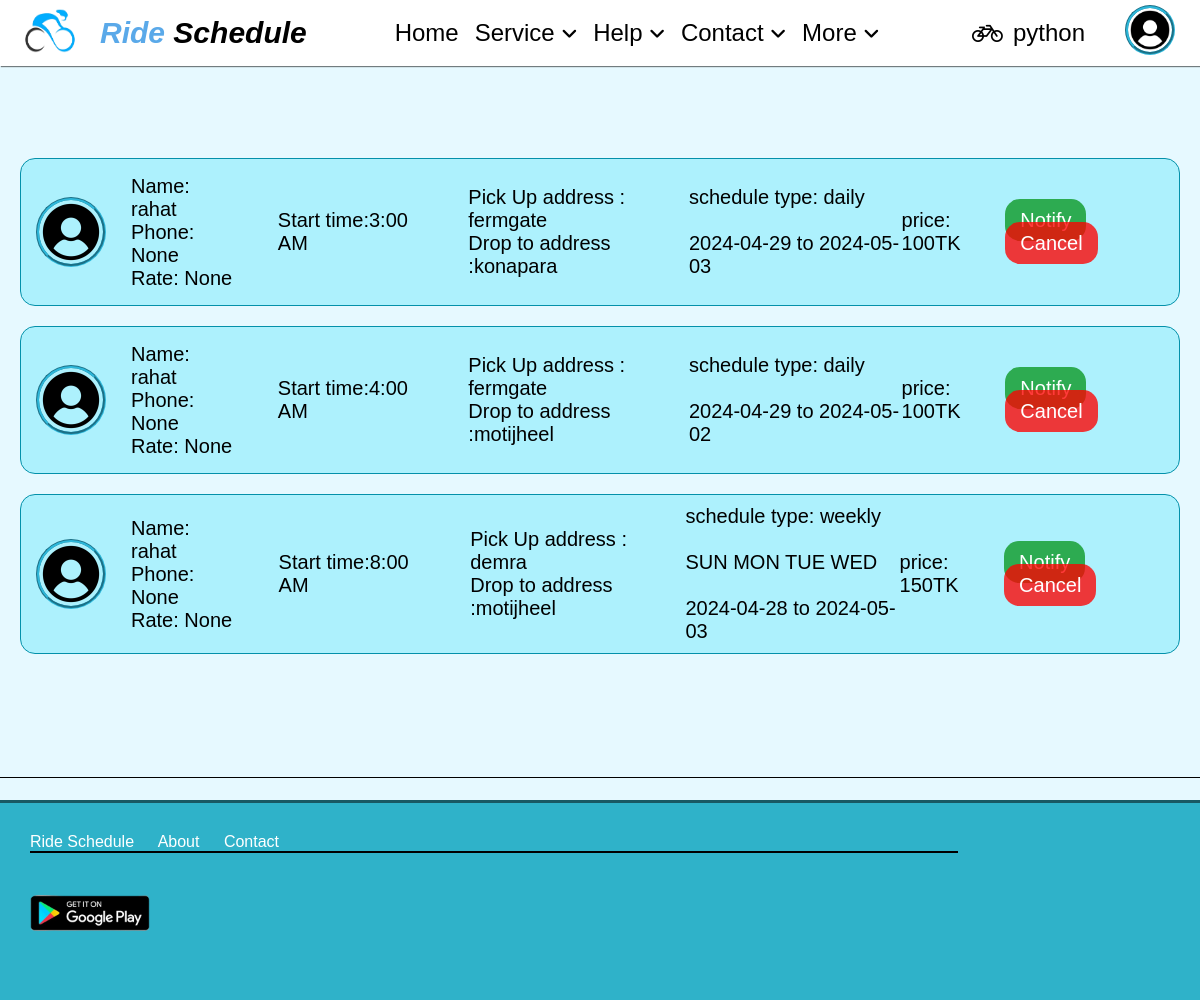
The app's page /allPostSchedule (signed in) with its own data.
### main/models.py (models this page shows, shortened)
class Schedule(models.Model):
    rider_id = models.ForeignKey(Profile,on_delete=models.CASCADE)
    driver_id = models.CharField(blank=True,null=True,max_length=20)
    pickUp_time = models.CharField(max_length=10)
    pickup_from = models.CharField(max_length=50)
    drop_to = models.CharField(max_length=50)
    pending = models.BooleanField(default=True)
    schedule_type = (
        ('daily','daily'),
        ('weekly', 'weekly'),
        ('monthly', 'monthly'),
        ('custom', 'custom'))
    type_of_schedule = models.CharField(max_length=10,choices=schedule_type,blank=True,null=True)
    price = models.IntegerField(blank=True, null=True)
    startDate = models.CharField(max_length=30,blank=True,null=True)
    endDate = models.CharField(max_length=30,blank=True,null=True)
    weeks = models.CharField(max_length=30,blank=True,null=True)

class Profile(models.Model):
    user = models.OneToOneField(User, on_delete=models.CASCADE, null=True, blank=True)
    phone = models.CharField(max_length=20,null=True,blank=True)
    address = models.TextField(null=True, blank=True)
    country = models.CharField(max_length=50,null=True,blank=True)
    rate = models.FloatField(null=True,blank=True)
    isRider = models.BooleanField(default=False)
    image = models.ImageField(upload_to='upload', null=True, blank=True)
    def __str__(self):
        return self.user.username

### main/views.py (the view)
# urls.py: path('allPostSchedule',a_view.allPostSchedule, name='allPostSchedule'),
@login_required(login_url='login')
def allPostSchedule(request):
    schedulePost = Schedule.objects.all().order_by("pickUp_time")
    posts = {
        'schedulePost': schedulePost,
    }
    return render(request,'schedule/allPostSchedule.html',posts)

### templates/schedule/allPostSchedule.html
{% extends "../base/base.html" %}
{% load static %}
{% block content %}
{% if request.user.profile.isRider %}
<div class="post-box">
    <h2>Pending:</h2>
    {% for p in schedulePost %}
        {% if p.rider_id == request.user.profile and p.pending %}
        <div class="post">
            <div class="sTime"> Start time:{{p.pickUp_time}}</div>
            <div>
                <span>Pick Up address : {{p.pickup_from}}</span><br>
                <span>Drop to address :{{p.drop_to}}</span>
            </div>
            <div> schedule type: {{p.type_of_schedule}}<br><br>
            {% if p.weeks %}
                {{p.weeks}}<br><br>
            {% endif %}
                {{p.startDate}} to {{p.endDate}}
            </div>
            <div>
                price: {{p.price}}TK<br>
                status: pending
            </div>
            <div>
                <td><a href="{% url 'updateSchedule' p.id %}" class="confirmButton">Update</a></td>
                <td><a href="{% url 'deleteSchedule' p.id %}" class="deleteButton">Delete</a></td>
            </div>
        </div>
        {% endif %}
    {% endfor %}
    <h2>Accepted:</h2>
    {% for p in schedulePost %}
        {% if p.rider_id == request.user.profile %}
            {% if p.pending %}
            {% else %}
            <div class="post">
                <div class="sTime"> Start time:{{p.pickUp_time}}<br>
                    <span>Driver: {{p.driver_id}}</span>
                </div>
                <div>
                    <span>Pick Up address : {{p.pickup_from}}</span><br>
                    <span>Drop to address :{{p.drop_to}}</span>
                </div>
                <div> schedule type: {{p.type_of_schedule}}<br><br>
                {% if p.weeks %}
                {{p.weeks}}<br><br>
                {% endif %}
                    {{p.startDate}} to {{p.endDate}}
                </div>
                <div>
                    price: {{p.price}}TK<br>
                    status: Accepted
                </div>
                <div>
                    <td><a href="{% url 'deleteSchedule' p.id %}" class="deleteButton">Cancel</a></td>
                </div>
            </div>
            {% endif %}
        {% endif %}
    {% endfor %}
</div>
{% else %}
<div class="post-box">
{% for p in schedulePost %}
    {% if p.driver_id %}
        {% if request.user.username == p.driver_id %}
        <div class="post">
            <div class="profile">
                {% if p.rider_id.image %}
                    <img src="{{p.rider_id.image.url}}" height="70" width="70" alt="logo">
                {% else %}
                    <img src="{%  static 'image/icon/profile.png' %}" height="70" width="70" alt="logo">
                {% endif %}
            </div>
            <div>
                <span>Name: {{p.rider_id}}</span><br>
                <span>Phone: {{p.rider_id.phone}}</span><br>
                <span>Rate: {{p.rider_id.rate}}</span><br>
            </div>
            <div class="sTime"> Start time:{{p.pickUp_time}}</div>
            <div>
                <span>Pick Up address : {{p.pickup_from}}</span><br>
                <span>Drop to address :{{p.drop_to}}</span>
            </div>
            <div> schedule type: {{p.type_of_schedule}}<br><br>
            {% if p.weeks %}
                {{p.weeks}}<br><br>
            {% endif %}
                {{p.startDate}} to {{p.endDate}}
            </div>
            <div> price: {{p.price}}TK</div>
            <div>
                <td><a href="#" class="confirmButton">Notify</a></td>
                <td><a href="{% url 'deleteSchedule' p.id %}" class="deleteButton">Cancel</a></td>
            </div>
        </div>
        {% endif %}
    {% endif %}
{% endfor %}
</div>
{% endif %}
{% endblock %}

### templates/base/base.html (shortened to what this page needs)
<!DOCTYPE html>
<html lang="en">
<head>
    {% load static %}
    <link rel="stylesheet" href="https://cdnjs.cloudflare.com/ajax/libs/font-awesome/6.5.1/css/all.min.css">
    <link rel="stylesheet" href="https://cdnjs.cloudflare.com/ajax/libs/font-awesome/4.7.0/css/font-awesome.min.css">
    <link rel = "stylesheet" href = "{% static 'css/style.css' %}">
    <link rel = "stylesheet" href = "{% static 'css/navbar.css' %}">
    <link rel = "stylesheet" href = "{% static 'css/makeSchedule.css' %}">
    <link rel = "stylesheet" href = "{% static 'css/schedulePost.css' %}">
    <link rel = "stylesheet" href = "{% static 'css/offcanvas.css' %}">
    <link rel = "stylesheet" href = "{% static 'css/login.css' %}">
    <link rel = "stylesheet" href = "{% static 'css/contact.css' %}">
    <link rel = "stylesheet" href = "{% static 'css/timeTable.css' %}">
    <link rel = "stylesheet" href = "{% static 'css/profile.css' %}">
    <link rel = "stylesheet" href = "{% static 'css/policy.css' %}">
    <link rel = "stylesheet" href = "{% static 'css/rateUs.css' %}">
    <link rel = "stylesheet" href = "{% static 'css/UserHelpCenter.css' %}">
</head>
<body style="background-color:#e6f9ff;" class="base-body">
{% include "../base/navbar.html" %}
{% block content %}
{% endblock %}
{% include "../base/footer.html" %}
</body>
</html>

### templates/base/navbar.html (shortened to what this page needs)
<nav class="main" >
        <div class="logo">
            {% load static %}
            <img src="{%  static 'image/icon/logo.png' %}" height="60" width="100" alt="logo">
            <span><span style="color: rgba(64, 155, 230, 0.863);">Ride</span> Schedule</span>
        </div>
        <div class="mid">
            <ul>
                <li><a href="{% url 'home' %}">Home</a></li>
                <li><a href="#" class="service fix">Service <i class="fas fa-angle-down" style="font-size:18px;"></i> </a>
                </li>
                <li><a href="#" class="fix">Help <i class="fas fa-angle-down" style="font-size:18px;"></i> </a>
                </li>
                <li><a href="#" class="fix">Contact <i class="fas fa-angle-down" style="font-size:18px;"></i> </a>
                </li>
                <li><a href="#" class="fix">More <i class="fas fa-angle-down" style="font-size:18px;"></i> </a>
                </li>
            </ul>
        </div>
        <div class="profile" >
        {% if user.is_authenticated %}
            {% if request.user.profile.isRider %}
                <i class='fa fa-user'></i>
            {% else %}
                <i class='fa fa-bicycle'></i>
            {% endif %}
            <div><span>{{request.user}}</span></div>
            {% if request.user.profile.image %}
                <div onclick="showMenu()"><img  src="{{request.user.profile.image.url}}" height="50" width="50" alt="logo"></div>
            {% else %}
                <div onclick="showMenu()"><img  src="{%  static 'image/icon/profile.png' %}" height="50" width="50" alt="logo"></div>
            {% endif %}
        {% else %}
            <div onclick="showLoginOnly()"><span>Login</span></div>
            <div><img  src="{%  static 'image/icon/profile.png' %}" height="50" width="50" alt="logo"></div>
        {% endif %}
        </div>
    </nav>

### templates/base/login.html (shortened to what this page needs)
        {% load static %}

### templates/base/footer.html (shortened to what this page needs)
<footer >
{% load static %}
<div class="footer-main">
<div class="footer-top">
    <a href="#">Ride Schedule</a>
    <a href="#">About</a>
    <a href="#">Contact</a><hr width = '80%' color = "black">
    <a href="#">
        <img src="{%  static 'image/img/google-play-download.png' %}" alt="google-play" height="120" width="120">
    </a>
</div>
</div>
</footer>

### static/css/style.css (style rules this page uses)
* { margin: 0; padding: 0; box-sizing: border-box; }
body { background-color: #e6f9ff; }
.base-body { overflow-x: hidden; }
.footer-main { display: block; position:absolute; top:100vh; width: 100%; background-color: #2fb2c9; color: white; height: 200px; border-width: 3px; border-top-style: solid; border-color: #195964; }
.footer-main .footer-top { color: white; width: 100%; padding: 20px; display:block; margin:10px; }
.footer-top a { color:white; margin-right: 20px; }

### static/css/navbar.css (style rules this page uses)
* { text-decoration: none; padding: 0px; margin: 0px; }
.main { display: flex; position:sticky; justify-content: space-between; flex-wrap: nowrap; font-size: 24px; align-items: center; box-shadow: 1px 1px 1px hsla(0,0%, 0%, 0.5); background-color: white; }
.logo { display:flex; align-items: center; font-size: 30px; font-weight: bolder; font-style: italic; cursor: pointer; }
.mid ul { display:flex; list-style: none; }
.mid ul li a { padding: 8px; cursor: pointer; padding-bottom: 22px; color:black; border-radius: 0px; transition: 0.5s; }
.profile { display:flex; align-items: center; padding: 5px; padding-right: 25px; }
.profile div span { padding-left: 10px; padding-right: 40px; cursor: pointer; transition: 0.3s; }
.profile img { padding: 0px; border-color: rgb(45, 183, 218); border-style: groove; border-radius: 35px; margin: 0px; cursor: pointer; }

### static/css/makeSchedule.css (style rules this page uses)
* { margin: 0; padding: 0; box-sizing: border-box; }

### static/css/schedulePost.css (style rules this page uses)
.post { display:flex; justify-content:space-between; flex-wrap:nowrap; font-size:20px; align-items:center; margin:20px; background-color: #adf1fd; padding:10px; border-radius:15px; border-style: solid; border-width: 1px; border-color: #0491aa; text-decoration: none; color:black; }
.sTime { padding:20px; margin:20px; }
.post-box { display: block; position:absolute; width: 100%; height: 80vh; border-style: solid; border-color:black; border-width: 0px 0 1px 0; margin-top: 50px; overflow: auto; z-index: -1; top:11vh; }

### static/css/offcanvas.css (style rules this page uses)
* { margin : 0px; font-family: sans-serif; padding : 0px; }

### static/css/login.css (style rules this page uses)
* { margin:0px; padding:0px; }
.deleteButton { padding:10px; border:none; background-color: rgba(255, 0, 0, 0.774); color:white; border-radius:15px; padding-left: 15px; padding-right: 15px; }
.confirmButton { padding:10px; border:none; background-color: rgba(8, 151, 32, 0.774); color:white; border-radius:15px; padding-left: 15px; padding-right: 15px; }

### static/css/rateUs.css (style rules this page uses)
* { margin: 0; padding: 0; box-sizing: border-box; font-family:'Poppines', sans-serif; }

### static/css/UserHelpCenter.css (style rules this page uses)
* { margin: 0; padding: 0; box-sizing: border-box; }

### records on screen
Schedule: rider_id "rahat", rider_id.phone "None", rider_id.rate "None", pickUp_time "3:00 AM", pickup_from "fermgate", drop_to "konapara", type_of_schedule "daily", startDate "2024-04-29", endDate "2024-05-03", price "100"
Schedule: rider_id "rahat", rider_id.phone "None", rider_id.rate "None", pickUp_time "4:00 AM", pickup_from "fermgate", drop_to "motijheel", type_of_schedule "daily", startDate "2024-04-29", endDate "2024-05-02", price "100"
Schedule: rider_id "rahat", rider_id.phone "None", rider_id.rate "None", pickUp_time "8:00 AM", pickup_from "demra", drop_to "motijheel", type_of_schedule "weekly", weeks "SUN MON TUE WED", startDate "2024-04-28", endDate "2024-05-03", price "150"

### other values on screen
{{ request.user }} "python"
